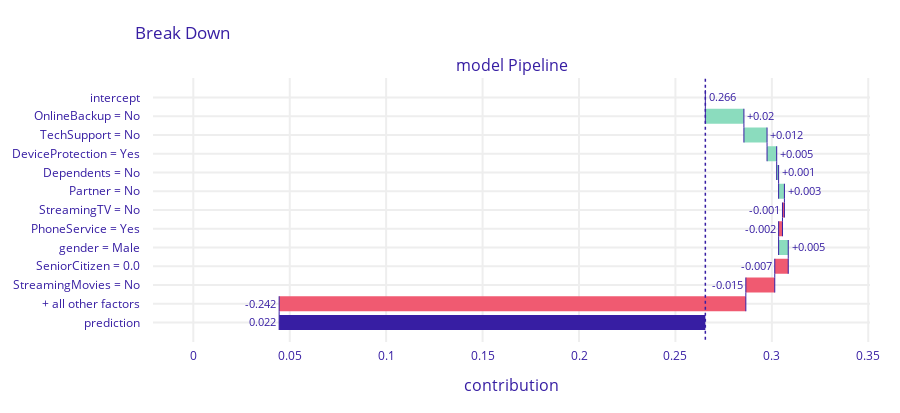

Notebook cell for this chart:
### Markdown cell above
6 Break-down Plots for Additive Attributions

### Code cell
bd_henry = model_exp.predict_parts(customerA, 
             type = 'break_down')
bd_henry.plot() # max_vars =45

### Figure 1 — Plotly figure (JSON) as saved in the notebook; plotly's stock layout.template omitted (floating-point values rounded to 4 significant figures)
{"data": [{"base": 0.2655, "connector": {"line": {"color": "#371ea3", "dash": "solid", "width": 1}, "mode": "spanning"}, "decreasing": {"marker": {"color": "#f05a71"}}, "hoverinfo": "text+delta", "hoverlabel": {"bgcolor": "rgba(0,0,0,0.8)"}, "hovertext": ["Average response: 0.266<br>Prediction: 0.022", "OnlineBackup = No<br>increases average response by", "TechSupport = No<br>increases average response by", "DeviceProtection = Yes<br>increases average response by", "Dependents = No<br>increases average response by", "Partner = No<br>increases average response by", "StreamingTV = No<br>decreases average response by", "PhoneService = Yes<br>decreases average response by", "gender = Male<br>increases average response by", "SeniorCitizen = 0.0<br>decreases average response by", "StreamingMovies = No<br>decreases average response by", "+ all other factors<br>decreases average response by", "Average response: 0.266<br>Prediction: 0.022"], "increasing": {"marker": {"color": "#8bdcbe"}}, "measure": ["relative", "relative", "relative", "relative", "relative", "relative", "relative", "relative", "relative", "relative", "relative", "relative", "total"], "orientation": "h", "showlegend": false, "text": ["0.266", "+0.02", "+0.012", "+0.005", "+0.001", "+0.003", "-0.001", "-0.002", "+0.005", "-0.007", "-0.015", "-0.242", "0.022"], "textposition": "outside", "totals": {"marker": {"color": "#371ea3"}}, "type": "waterfall", "x": [0, 0.02, 0.012, 0.005, 0.001, 0.003, -0.001, -0.002, 0.005, -0.007, -0.015, -0.242, -0.244], "xaxis": "x", "y": ["intercept", "OnlineBackup = No", "TechSupport = No", "DeviceProtection = Yes", "Dependents = No", "Partner = No", "StreamingTV = No", "PhoneService = Yes", "gender = Male", "SeniorCitizen = 0.0", "StreamingMovies = No", "+ all other factors", "prediction"], "yaxis": "y"}], "layout": {"annotations": [{"font": {"size": 16}, "showarrow": false, "text": "model Pipeline", "x": 0.5, "xanchor": "center", "xref": "paper", "y": 1, "yanchor": "bottom", "yref": "paper"}, {"font": {"size": 16}, "showarrow": false, "text": "contribution", "x": 0.5, "xanchor": "center", "xref": "paper", "y": 0, "yanchor": "top", "yref": "paper", "yshift": -30}], "font": {"color": "#371ea3"}, "height": 413, "margin": {"b": 71, "r": 30, "t": 78}, "shapes": [{"line": {"color": "#371ea3", "dash": "dot", "width": 1.5}, "type": "line", "x0": 0.2655, "x1": 0.2655, "xref": "x", "y0": -1, "y1": 13, "yref": "y"}], "title": {"text": "Break Down", "x": 0.15}, "xaxis": {"anchor": "y", "automargin": true, "domain": [0, 1], "fixedrange": true, "gridwidth": 2, "range": [-0.0209, 0.3509], "tickcolor": "white", "ticklen": 3, "ticks": "outside", "type": "linear", "zeroline": false}, "yaxis": {"anchor": "x", "automargin": true, "autorange": "reversed", "domain": [0, 1], "fixedrange": true, "gridwidth": 2, "tickcolor": "white", "ticklen": 10, "ticks": "outside", "type": "category"}}}
